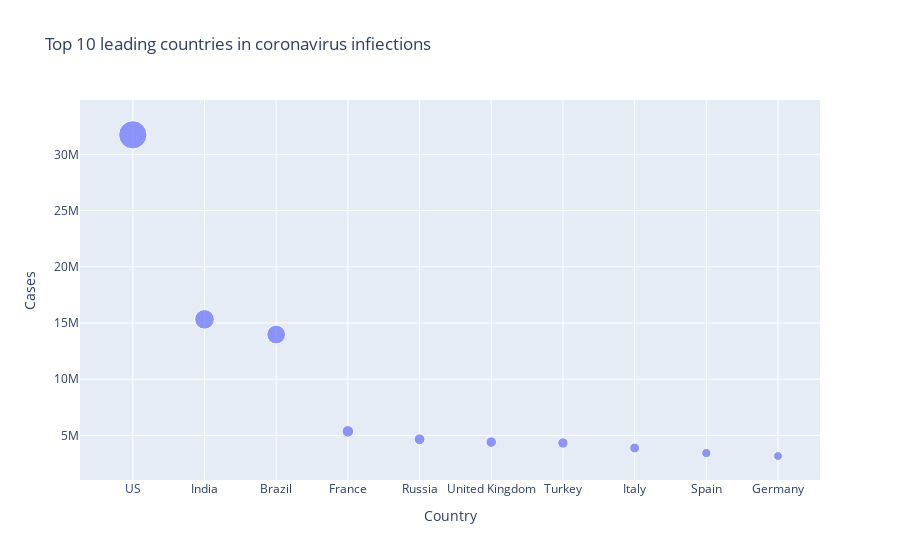

This figure's notebook cell:
### Code cell
fig = px.scatter(world.head(10), x='Country', y='Cases', size='Cases', title="Top 10 leading countries in coronavirus infiections")
fig.show()

### Figure 1 — Plotly figure (JSON) as saved in the notebook; plotly's stock layout.template omitted (floating-point values rounded to 4 significant figures)
{"data": [{"hovertemplate": "Country=%{x}<br>Cases=%{marker.size}<extra></extra>", "legendgroup": "", "marker": {"color": "#636efa", "size": [31737346, 15320972, 13973695, 5357229, 4657509, 4406114, 4323596, 3878994, 3428354, 3167137], "sizemode": "area", "sizeref": 79340.0, "symbol": "circle"}, "mode": "markers", "name": "", "orientation": "v", "showlegend": false, "type": "scatter", "x": ["US", "India", "Brazil", "France", "Russia", "United Kingdom", "Turkey", "Italy", "Spain", "Germany"], "xaxis": "x", "y": [31737346, 15320972, 13973695, 5357229, 4657509, 4406114, 4323596, 3878994, 3428354, 3167137], "yaxis": "y"}], "layout": {"legend": {"itemsizing": "constant", "tracegroupgap": 0}, "title": {"text": "Top 10 leading countries in coronavirus infiections"}, "xaxis": {"anchor": "y", "domain": [0, 1], "title": {"text": "Country"}}, "yaxis": {"anchor": "x", "domain": [0, 1], "title": {"text": "Cases"}}}}
